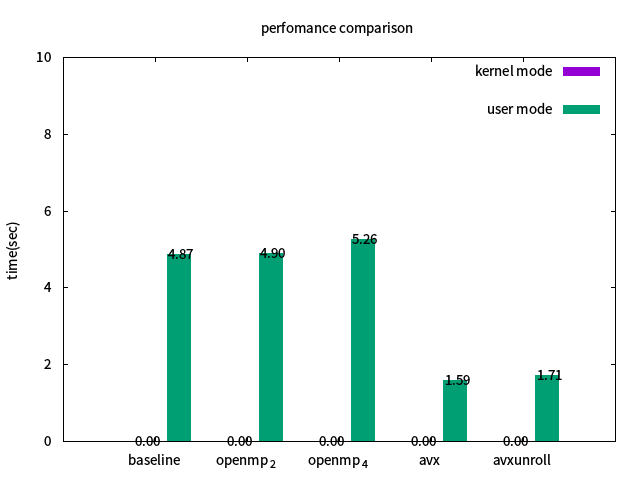

This chart was generated by the following gnuplot code:
reset
set ylabel 'time(sec)'
set style fill solid
set title 'perfomance comparison'
set term png enhanced font 'Verdana,10'
set output 'runtime.png'

plot [:][:10]'time.txt' using 2:xtic(1) with histogram title 'kernel mode', \
'' using ($0-0.06):($2+0.001):2 with labels title ' ', \
'' using 3:xtic(1) with histogram title 'user mode'  , \
'' using ($0+0.3):($3+0.0015):3 with labels title ' '
